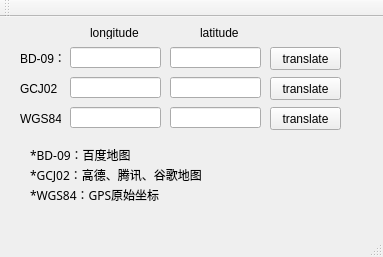
<?xml version="1.0" encoding="UTF-8"?>
<ui version="4.0">
 <class>MainWindow</class>
 <widget class="QMainWindow" name="MainWindow">
  <property name="geometry">
   <rect>
    <x>0</x>
    <y>0</y>
    <width>383</width>
    <height>257</height>
   </rect>
  </property>
  <property name="minimumSize">
   <size>
    <width>383</width>
    <height>257</height>
   </size>
  </property>
  <property name="maximumSize">
   <size>
    <width>383</width>
    <height>257</height>
   </size>
  </property>
  <property name="windowTitle">
   <string>MainWindow</string>
  </property>
  <widget class="QWidget" name="centralWidget">
   <widget class="QLabel" name="label">
    <property name="geometry">
     <rect>
      <x>20</x>
      <y>30</y>
      <width>41</width>
      <height>21</height>
     </rect>
    </property>
    <property name="text">
     <string>BD-09：</string>
    </property>
   </widget>
   <widget class="QLineEdit" name="lineEdit_bd09lon">
    <property name="geometry">
     <rect>
      <x>70</x>
      <y>30</y>
      <width>91</width>
      <height>21</height>
     </rect>
    </property>
   </widget>
   <widget class="QLabel" name="label_2">
    <property name="geometry">
     <rect>
      <x>90</x>
      <y>10</y>
      <width>54</width>
      <height>12</height>
     </rect>
    </property>
    <property name="text">
     <string>longitude</string>
    </property>
   </widget>
   <widget class="QLabel" name="label_3">
    <property name="geometry">
     <rect>
      <x>200</x>
      <y>10</y>
      <width>54</width>
      <height>12</height>
     </rect>
    </property>
    <property name="text">
     <string>latitude</string>
    </property>
   </widget>
   <widget class="QLineEdit" name="lineEdit_bd09lat">
    <property name="geometry">
     <rect>
      <x>170</x>
      <y>30</y>
      <width>91</width>
      <height>21</height>
     </rect>
    </property>
   </widget>
   <widget class="QLineEdit" name="lineEdit_gcj02lon">
    <property name="geometry">
     <rect>
      <x>70</x>
      <y>60</y>
      <width>91</width>
      <height>21</height>
     </rect>
    </property>
   </widget>
   <widget class="QLineEdit" name="lineEdit_gcj02lat">
    <property name="geometry">
     <rect>
      <x>170</x>
      <y>60</y>
      <width>91</width>
      <height>21</height>
     </rect>
    </property>
   </widget>
   <widget class="QLabel" name="label_4">
    <property name="geometry">
     <rect>
      <x>20</x>
      <y>60</y>
      <width>41</width>
      <height>21</height>
     </rect>
    </property>
    <property name="text">
     <string>GCJ02：</string>
    </property>
   </widget>
   <widget class="QPushButton" name="pushButton">
    <property name="geometry">
     <rect>
      <x>270</x>
      <y>30</y>
      <width>71</width>
      <height>23</height>
     </rect>
    </property>
    <property name="text">
     <string> translate </string>
    </property>
   </widget>
   <widget class="QPushButton" name="pushButton_2">
    <property name="geometry">
     <rect>
      <x>270</x>
      <y>60</y>
      <width>71</width>
      <height>23</height>
     </rect>
    </property>
    <property name="text">
     <string>translate</string>
    </property>
   </widget>
   <widget class="QLabel" name="label_5">
    <property name="geometry">
     <rect>
      <x>20</x>
      <y>90</y>
      <width>41</width>
      <height>21</height>
     </rect>
    </property>
    <property name="text">
     <string>WGS84：</string>
    </property>
   </widget>
   <widget class="QLineEdit" name="lineEdit_wgs84lat">
    <property name="geometry">
     <rect>
      <x>170</x>
      <y>90</y>
      <width>91</width>
      <height>21</height>
     </rect>
    </property>
   </widget>
   <widget class="QPushButton" name="pushButton_3">
    <property name="geometry">
     <rect>
      <x>270</x>
      <y>90</y>
      <width>71</width>
      <height>23</height>
     </rect>
    </property>
    <property name="text">
     <string>translate</string>
    </property>
   </widget>
   <widget class="QLineEdit" name="lineEdit_wgs84lon">
    <property name="geometry">
     <rect>
      <x>70</x>
      <y>90</y>
      <width>91</width>
      <height>21</height>
     </rect>
    </property>
   </widget>
   <widget class="QLabel" name="label_6">
    <property name="geometry">
     <rect>
      <x>30</x>
      <y>130</y>
      <width>231</width>
      <height>16</height>
     </rect>
    </property>
    <property name="font">
     <font>
      <family>宋体</family>
      <pointsize>9</pointsize>
     </font>
    </property>
    <property name="text">
     <string>*BD-09：百度地图</string>
    </property>
   </widget>
   <widget class="QLabel" name="label_7">
    <property name="geometry">
     <rect>
      <x>30</x>
      <y>150</y>
      <width>251</width>
      <height>16</height>
     </rect>
    </property>
    <property name="font">
     <font>
      <family>宋体</family>
      <pointsize>9</pointsize>
     </font>
    </property>
    <property name="text">
     <string>*GCJ02：高德、腾讯、谷歌地图</string>
    </property>
   </widget>
   <widget class="QLabel" name="label_8">
    <property name="geometry">
     <rect>
      <x>30</x>
      <y>170</y>
      <width>201</width>
      <height>16</height>
     </rect>
    </property>
    <property name="font">
     <font>
      <family>宋体</family>
      <pointsize>9</pointsize>
     </font>
    </property>
    <property name="text">
     <string>*WGS84：GPS原始坐标</string>
    </property>
   </widget>
  </widget>
  <widget class="QMenuBar" name="menuBar">
   <property name="geometry">
    <rect>
     <x>0</x>
     <y>0</y>
     <width>383</width>
     <height>23</height>
    </rect>
   </property>
  </widget>
  <widget class="QToolBar" name="mainToolBar">
   <attribute name="toolBarArea">
    <enum>TopToolBarArea</enum>
   </attribute>
   <attribute name="toolBarBreak">
    <bool>false</bool>
   </attribute>
  </widget>
  <widget class="QStatusBar" name="statusBar"/>
 </widget>
 <layoutdefault spacing="6" margin="11"/>
 <resources/>
 <connections/>
</ui>
